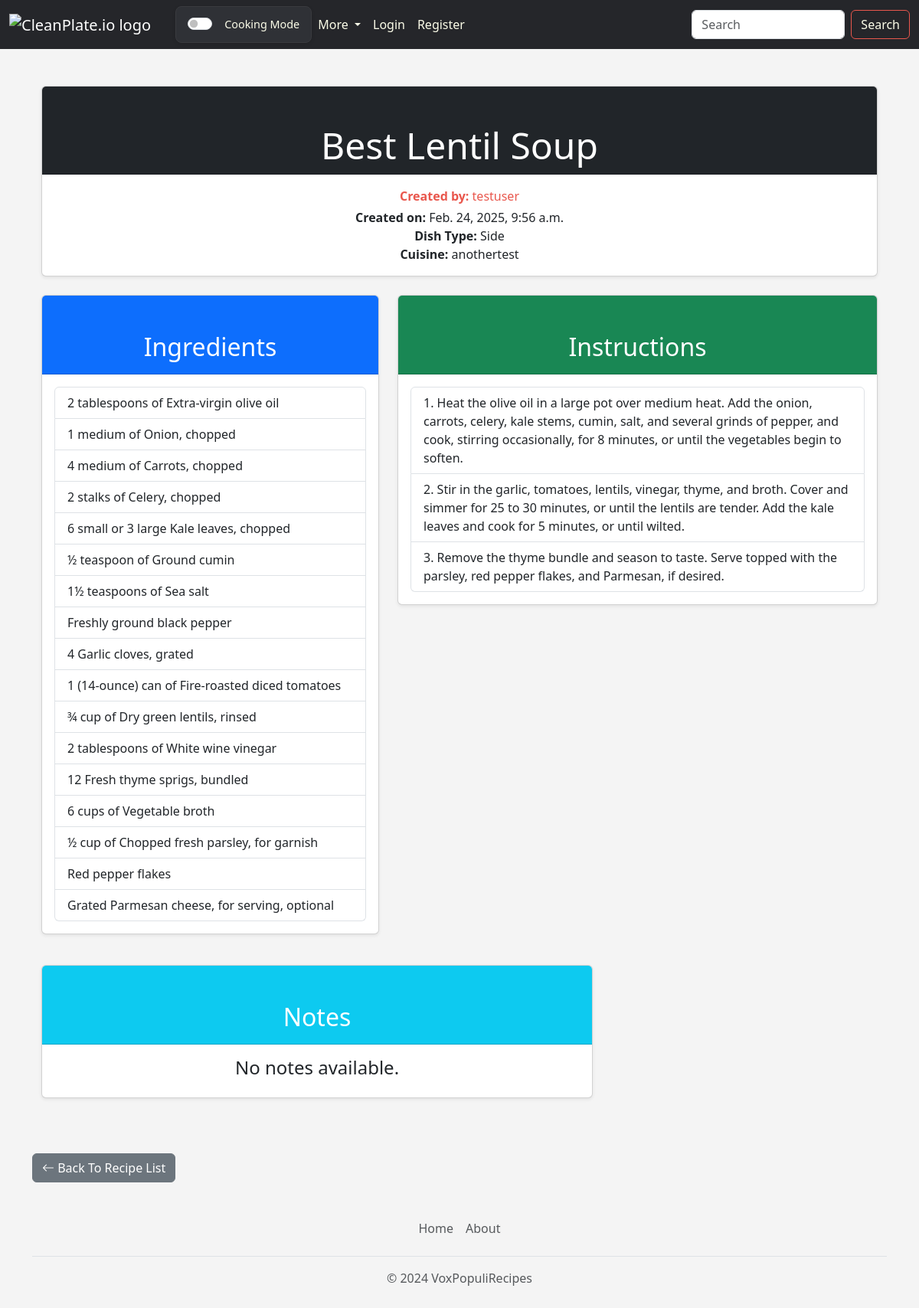
Screenshot of /recipedetail/60/ with the database file from the repository.
### voxpopulirecipes/models.py (models this page shows, shortened)
class Recipe(models.Model):
    title = models.CharField(max_length=200)
    pub_date = models.DateTimeField("date published")
    created_by = models.CharField(max_length=200, blank=True, null=True)
    creator = models.ForeignKey(User, on_delete=models.CASCADE, blank=True, null=True)
    mealType = models.ForeignKey("MealType", on_delete=models.SET_NULL, blank=True, null=True)
    cuisine = models.ForeignKey("Cuisine", on_delete=models.SET_NULL, blank=True, null=True)
    image = models.ImageField(upload_to='uploads/recipe/', blank=True, null=True)
    baking = models.BooleanField(default=False)

class MealTypeMap(models.Model):
    recipe = models.ForeignKey(Recipe, on_delete=models.CASCADE)
    mealType = models.ForeignKey(MealType, on_delete=models.CASCADE)

class MealType(models.Model):
    name = models.CharField(max_length=200)
    baking = models.BooleanField(default=False)
    def __str__(self):
        return self.name

class CuisineMap(models.Model):
    recipe = models.ForeignKey(Recipe, on_delete=models.CASCADE)
    cuisine = models.ForeignKey(Cuisine, on_delete=models.CASCADE)

class Cuisine(models.Model):
    name = models.CharField(max_length=200)
    def __str__(self):
        return self.name

class Ingredient(models.Model):
    recipe = models.ForeignKey(Recipe, on_delete=models.CASCADE)
    ingredient_text = models.CharField(max_length=200) #required
    ingredient_amount = models.CharField(max_length=200, blank=True, null=True) #optional
    ingredient_unit = models.CharField(max_length=200, blank=True, null=True) #optional

class Instruction(models.Model):
    recipe = models.ForeignKey(Recipe, on_delete=models.CASCADE)
    instruction_text = models.CharField(max_length=500)
    instruction_order = models.IntegerField(default=0)

### voxpopulirecipes/views.py (the view)
# urls.py: path("recipedetail/<int:recipe_id>/", views.detail, name="detail"),
def detail(request, recipe_id):
    recipe = get_object_or_404(Recipe, pk=recipe_id)
    mean_rating = Rating.objects.filter(recipe=recipe).aggregate(Avg('rating'))['rating__avg'] or 0
    average_cook_time = CookedInstance.objects.filter(recipe=recipe).aggregate(Avg('cook_time'))['cook_time__avg'] or 0
    saved = False
    if request.user.is_authenticated:
        saved = SavedRecipe.objects.filter(user=request.user, recipe=recipe).exists()
    starred = False
    if request.user.is_authenticated:
        starred = StarredRecipe.objects.filter(user=request.user, recipe=recipe).exists()
    mealTypes = MealTypeMap.objects.filter(recipe = recipe)
    cuisines = CuisineMap.objects.filter(recipe = recipe)
    return render(request, "voxpopulirecipes/recipe.html", {
        "recipe": recipe,
        "mean_rating": mean_rating,
        "average_cook_time": average_cook_time,
        "saved": saved,
        "starred": starred,
        "mealTypes": mealTypes,
        "cuisines": cuisines
        })

### voxpopulirecipes/templates/voxpopulirecipes/recipe.html (shortened to what this page needs)
{% extends 'voxpopulirecipes/base.html' %}
{% block content %}
<div class="container mt-4">
    <div class="card text-center shadow-sm mb-4">
        <div class="card-header bg-dark text-white position-relative">
            <h1 class="display-5 text-break mb-0">{{ recipe.title }}</h1>
        </div>
        <div class="card-body">
            <a href="{% url 'voxpopulirecipes:view_user_book' recipe.creator.id %}">
                <p class="mb-1"><strong>Created by:</strong> {{ recipe.creator.username }}</p>
            </a>
            <p class="mb-0"><strong>Created on:</strong> {{ recipe.pub_date }}</p>
            <p class="mb-0"><strong>Dish Type:</strong>
                {% if mealTypes|length == 1 %}
                    {{ mealTypes.0.mealType }}
                {% else %}
                    {% for mealType in mealTypes %}
                        {{ mealType.mealType }}{% if not forloop.last %}, {% endif %}
                    {% endfor %}
                {% endif %}
            </p>
            <p class="mb-0"><strong>Cuisine:</strong>
                {% if cuisines|length == 1 %}
                    {{ cuisines.0.cuisine }}
                {% else %}
                    {% for cuisine in cuisines %}
                        {{ cuisine.cuisine }}{% if not forloop.last %}, {% endif %}
                    {% endfor %}
                {% endif %}
            </p>
        </div>
    </div>
    <div class="row">
        <div class="col-md-5 mb-4">
            <div class="card shadow-sm">
                <div class="card-header text-center bg-primary text-white">
                    <h2>Ingredients</h2>
                </div>
                <div class="card-body">
                    <ul class="list-group">
                        {% for ingredient in recipe.ingredient_set.all %}
                            {% if not ingredient.ingredient_amount %}
                                <li class="list-group-item">{{ ingredient.ingredient_text }}</li>
                            {% else %}
                                {% if not ingredient.ingredient_unit %}
                                    <li class="list-group-item">{{ ingredient.ingredient_amount }} {{ ingredient.ingredient_text }}</li>
                                {% else %}
                                    <li class="list-group-item">{{ ingredient.ingredient_amount }} {{ ingredient.ingredient_unit }} of {{ ingredient.ingredient_text }}</li>
                                {% endif %}
                            {% endif %}
                        {% endfor %}
                    </ul>
                </div>
            </div>
        </div>
        <div class="col-md-7 mb-4">
            <div class="card shadow-sm">
                <div class="card-header text-center bg-success text-white">
                    <h2>Instructions</h2>
                </div>
                <div class="card-body">
                    <ol class="list-group list-group-numbered">
                        {% for instruction in recipe.instruction_set.all|dictsort:"instruction_order" %}
                            <li class="list-group-item">{{ instruction.instruction_text }}</li>
                        {% endfor %}
                    </ol>
                </div>
            </div>
        </div>
    </div>
    <div class="row mt-3">
        <div class="col-md-8 mb-4">
            <div class="card shadow-sm mb-4">
                <div class="card-header text-center bg-info text-white">
                    <h2>Notes</h2>
                </div>
                {% if recipe.notes.all %}
                <div class="card-body">
                    <div class="col-12">
                        <div class="accordion" id="notesAccordion">
                            {% for note in recipe.notes.all|dictsort:"note_order" %}
                            <div class="accordion-item">
                                <h2 class="accordion-header" id="heading{{ note.id }}">
                                    <button class="accordion-button collapsed" type="button" data-bs-toggle="collapse"
                                            data-bs-target="#collapse{{ note.id }}" aria-expanded="false" aria-controls="collapse{{ note.id }}">
                                        {{ note.creator.username }} on {{ note.note_date }}
                                    </button>
                                </h2>
                                <div id="collapse{{ note.id }}" class="accordion-collapse collapse" aria-labelledby="heading{{ note.id }}"
                                    data-bs-parent="#notesAccordion">
                                    <div class="accordion-body">
                                        {{ note.note_text }}
                                    </div>
                                    {% if user.is_authenticated and user == note.creator %}
                                    <div class="d-flex justify-content-end">
                                        <a href="{% url 'voxpopulirecipes:delete_note' note.id %}" class="btn btn-danger">
                                            <i class="bi bi-trash"></i> Delete Note
                                        </a>
                                    </div>
                                    {% elif user.is_authenticated and user == recipe.creator %}
                                    <div class="d-flex justify-content-end">
                                        <a href="{% url 'voxpopulirecipes:delete_note' note.id %}" class="btn btn-danger">
                                            <i class="bi bi-trash"></i> Delete Note
                                        </a>
                                    </div>
                                    {% endif %}
                                </div>
                            </div>
                            {% endfor %}
                        </div>
                    </div>
                </div>
                {% else %}
                <div class="card-body d-flex justify-content-center">
                    <h4 class="text-center">No notes available.</h4>
                </div>
                {% endif %}
            </div>
        </div>
        {% if user.is_authenticated %}
                {% if average_cook_time != 0 or mean_rating != 0%}
                        {% if average_cook_time != 0 %}
                                    {%load static%}
                        {% endif %}
                    {% else %}
                    <div class="card-body d-flex justify-content-center">
                        <h4>No Reviews Yet</h4>
                    </div>
                    {% endif %}
        {% endif %}
    </div>
</div>
    <div class="d-flex justify-content-between mt-4">
        <a href="{% url 'voxpopulirecipes:main' %}" class="btn btn-secondary">
            <i class="bi bi-arrow-left"></i> Back To Recipe List
        </a>
    </div>
</div>
{% endblock %}

### voxpopulirecipes/templates/voxpopulirecipes/base.html (style rules this page uses)
body { background-color: #f4f4f4; }

### voxpopulirecipes/templates/voxpopulirecipes/recipe.html (style rules this page uses)
a { color: #e9574d; text-decoration: none; transition: color 0.3s ease; }
.card-header { position: relative; padding-top: 3rem; }
.card-header h1 { margin-bottom: 0; white-space: normal; word-break: break-word; text-align: center; }

### rows the page displays
Recipe: title "Best Lentil Soup", creator.username "testuser", pub_date "Feb. 24, 2025, 9:56 a.m."
MealTypeMap: mealType.name "Side"
CuisineMap: cuisine.name "anothertest"
Ingredient: ingredient_amount "2", ingredient_unit "tablespoons", ingredient_text "Extra-virgin olive oil"
Ingredient: ingredient_amount "1", ingredient_unit "medium", ingredient_text "Onion, chopped"
Ingredient: ingredient_amount "4", ingredient_unit "medium", ingredient_text "Carrots, chopped"
Ingredient: ingredient_amount "2", ingredient_unit "stalks", ingredient_text "Celery, chopped"
Ingredient: ingredient_amount "6 small or 3 large", ingredient_text "Kale leaves, chopped"
Ingredient: ingredient_amount "½", ingredient_unit "teaspoon", ingredient_text "Ground cumin"
Ingredient: ingredient_amount "1½", ingredient_unit "teaspoons", ingredient_text "Sea salt"
Ingredient: ingredient_text "Freshly ground black pepper"
Ingredient: ingredient_amount "4", ingredient_text "Garlic cloves, grated"
Ingredient: ingredient_amount "1", ingredient_unit "(14-ounce) can", ingredient_text "Fire-roasted diced tomatoes"
Ingredient: ingredient_amount "¾", ingredient_unit "cup", ingredient_text "Dry green lentils, rinsed"
Ingredient: ingredient_amount "2", ingredient_unit "tablespoons", ingredient_text "White wine vinegar"
Ingredient: ingredient_amount "12", ingredient_text "Fresh thyme sprigs, bundled"
Ingredient: ingredient_amount "6", ingredient_unit "cups", ingredient_text "Vegetable broth"
Ingredient: ingredient_amount "½", ingredient_unit "cup", ingredient_text "Chopped fresh parsley, for garnish"
Ingredient: ingredient_text "Red pepper flakes"
Ingredient: ingredient_text "Grated Parmesan cheese, for serving, optional"
Instruction: instruction_text "Heat the olive oil in a large pot over medium heat. Add the onion, carrots, celery, kale stems, cumin, salt, and several grinds of pepper, and cook, stirring occasionally, for 8 minutes, or until the vegetables begin to soften."
Instruction: instruction_text "Stir in the garlic, tomatoes, lentils, vinegar, thyme, and broth. Cover and simmer for 25 to 30 minutes, or until the lentils are tender. Add the kale leaves and cook for 5 minutes, or until wilted."
Instruction: instruction_text "Remove the thyme bundle and season to taste. Serve topped with the parsley, red pepper flakes, and Parmesan, if desired."
